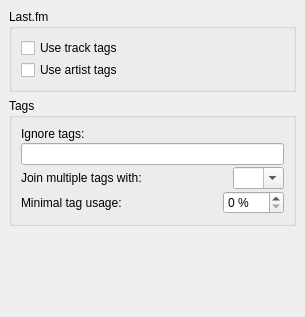
<?xml version="1.0" encoding="UTF-8"?>
<ui version="4.0">
 <class>LastfmOptionsPage</class>
 <widget class="QWidget" name="LastfmOptionsPage">
  <property name="geometry">
   <rect>
    <x>0</x>
    <y>0</y>
    <width>305</width>
    <height>317</height>
   </rect>
  </property>
  <layout class="QVBoxLayout">
   <property name="spacing">
    <number>6</number>
   </property>
   <property name="leftMargin">
    <number>9</number>
   </property>
   <property name="topMargin">
    <number>9</number>
   </property>
   <property name="rightMargin">
    <number>9</number>
   </property>
   <property name="bottomMargin">
    <number>9</number>
   </property>
   <item>
    <widget class="QGroupBox" name="rename_files">
     <property name="title">
      <string>Last.fm</string>
     </property>
     <layout class="QVBoxLayout">
      <property name="spacing">
       <number>2</number>
      </property>
      <property name="leftMargin">
       <number>9</number>
      </property>
      <property name="topMargin">
       <number>9</number>
      </property>
      <property name="rightMargin">
       <number>9</number>
      </property>
      <property name="bottomMargin">
       <number>9</number>
      </property>
      <item>
       <widget class="QCheckBox" name="use_track_tags">
        <property name="text">
         <string>Use track tags</string>
        </property>
       </widget>
      </item>
      <item>
       <widget class="QCheckBox" name="use_artist_tags">
        <property name="text">
         <string>Use artist tags</string>
        </property>
       </widget>
      </item>
     </layout>
    </widget>
   </item>
   <item>
    <widget class="QGroupBox" name="rename_files_2">
     <property name="title">
      <string>Tags</string>
     </property>
     <layout class="QVBoxLayout">
      <property name="spacing">
       <number>2</number>
      </property>
      <property name="leftMargin">
       <number>9</number>
      </property>
      <property name="topMargin">
       <number>9</number>
      </property>
      <property name="rightMargin">
       <number>9</number>
      </property>
      <property name="bottomMargin">
       <number>9</number>
      </property>
      <item>
       <widget class="QLabel" name="ignore_tags_2">
        <property name="text">
         <string>Ignore tags:</string>
        </property>
       </widget>
      </item>
      <item>
       <widget class="QLineEdit" name="ignore_tags"/>
      </item>
      <item>
       <layout class="QHBoxLayout">
        <property name="spacing">
         <number>6</number>
        </property>
        <property name="leftMargin">
         <number>0</number>
        </property>
        <property name="topMargin">
         <number>0</number>
        </property>
        <property name="rightMargin">
         <number>0</number>
        </property>
        <property name="bottomMargin">
         <number>0</number>
        </property>
        <item>
         <widget class="QLabel" name="ignore_tags_4">
          <property name="sizePolicy">
           <sizepolicy hsizetype="Preferred" vsizetype="Preferred">
            <horstretch>4</horstretch>
            <verstretch>0</verstretch>
           </sizepolicy>
          </property>
          <property name="text">
           <string>Join multiple tags with:</string>
          </property>
         </widget>
        </item>
        <item>
         <widget class="QComboBox" name="join_tags">
          <property name="sizePolicy">
           <sizepolicy hsizetype="Preferred" vsizetype="Fixed">
            <horstretch>1</horstretch>
            <verstretch>0</verstretch>
           </sizepolicy>
          </property>
          <property name="editable">
           <bool>true</bool>
          </property>
          <item>
           <property name="text">
            <string/>
           </property>
          </item>
          <item>
           <property name="text">
            <string> / </string>
           </property>
          </item>
          <item>
           <property name="text">
            <string>, </string>
           </property>
          </item>
         </widget>
        </item>
       </layout>
      </item>
      <item>
       <layout class="QHBoxLayout">
        <property name="spacing">
         <number>6</number>
        </property>
        <property name="leftMargin">
         <number>0</number>
        </property>
        <property name="topMargin">
         <number>0</number>
        </property>
        <property name="rightMargin">
         <number>0</number>
        </property>
        <property name="bottomMargin">
         <number>0</number>
        </property>
        <item>
         <widget class="QLabel" name="label_4">
          <property name="sizePolicy">
           <sizepolicy hsizetype="Expanding" vsizetype="Preferred">
            <horstretch>0</horstretch>
            <verstretch>0</verstretch>
           </sizepolicy>
          </property>
          <property name="text">
           <string>Minimal tag usage:</string>
          </property>
          <property name="buddy">
           <cstring>min_tag_usage</cstring>
          </property>
         </widget>
        </item>
        <item>
         <widget class="QSpinBox" name="min_tag_usage">
          <property name="suffix">
           <string> %</string>
          </property>
          <property name="maximum">
           <number>100</number>
          </property>
         </widget>
        </item>
       </layout>
      </item>
     </layout>
    </widget>
   </item>
   <item>
    <spacer>
     <property name="orientation">
      <enum>Qt::Vertical</enum>
     </property>
     <property name="sizeHint" stdset="0">
      <size>
       <width>263</width>
       <height>21</height>
      </size>
     </property>
    </spacer>
   </item>
  </layout>
 </widget>
 <tabstops>
  <tabstop>use_track_tags</tabstop>
  <tabstop>ignore_tags</tabstop>
 </tabstops>
 <resources/>
 <connections/>
</ui>
